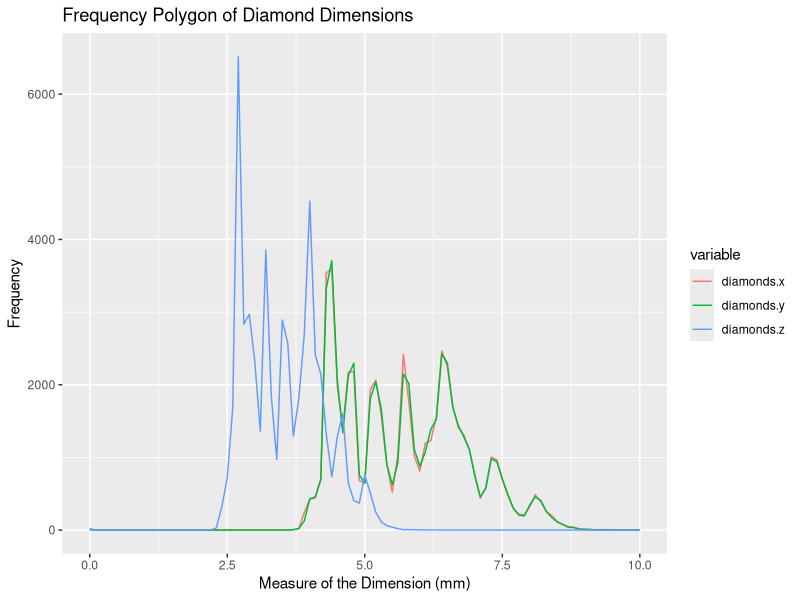
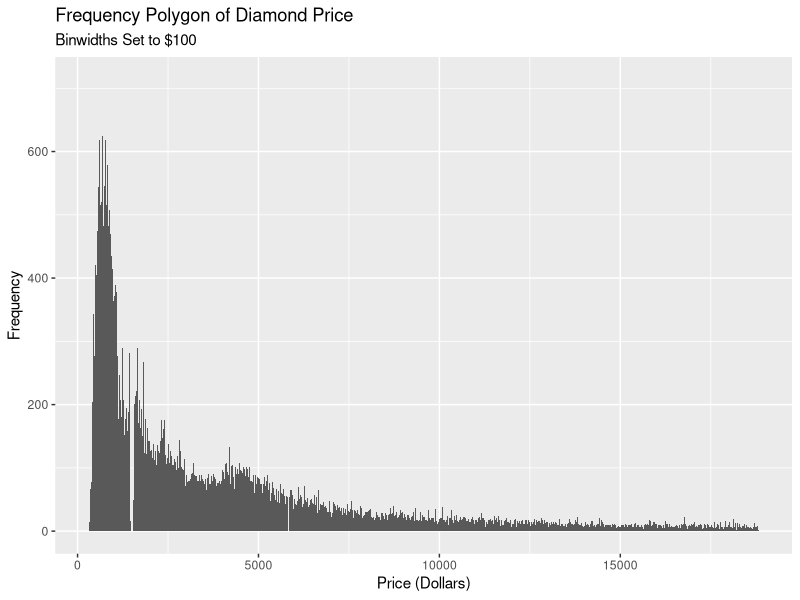

Recreate these plots in R, in order.
## ---- chunk 1
library(tidyverse)
library(reshape)
xyz = melt(data.frame(diamonds$x, diamonds$y, diamonds$z))
ggplot(data = xyz, aes(x = value, y = ..count.., colour = variable)) +
  geom_freqpoly(binwidth = 0.1) +
  labs(x = "Measure of the Dimension (mm)", y = "Frequency", 
       title = "Frequency Polygon of Diamond Dimensions") +
  xlim(0, 10)
## ---- chunk 2
library(tidyverse)
library(reshape)

ggplot(data = diamonds, aes(x = price, y = ..count..)) +
  geom_histogram(binwidth = 20) + # binwidth was set to 50, 100, and 200 as well
  labs(x = "Price (Dollars)", y = "Frequency", 
       title = "Frequency Polygon of Diamond Price", 
       subtitle = "Binwidths Set to $100") 
## ---- chunk 3
library(tidyverse)
library(reshape)

a <- diamonds %>% select(carat) %>% filter(carat == 0.99)
b <- diamonds %>% select(carat) %>% filter(carat == 1)
cat(c("Number of diamonds that are 0.99 carat ", nrow(a), "\n"))
cat(c("Number of diamonds that are 1 carat ", nrow(b), "\n"))
